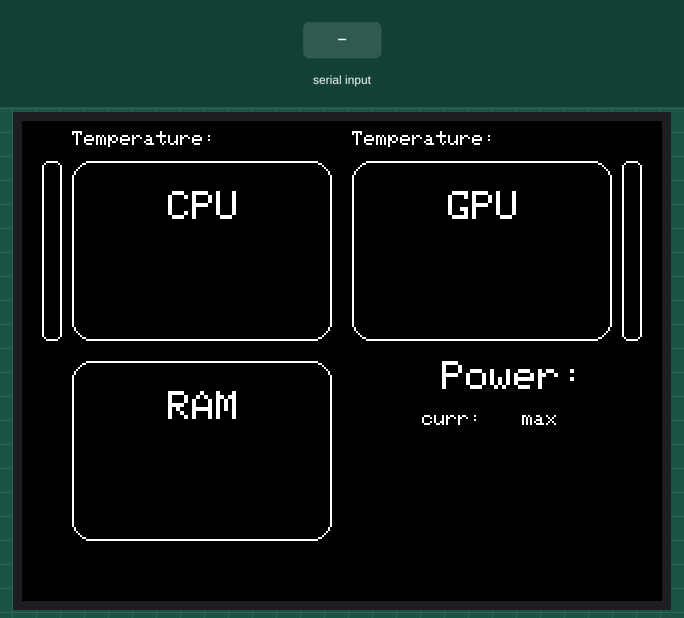
The sketch below on a simulated Arduino Uno, built with avr-gcc and run on an emulated ATmega328P. Shown: 320×240 colour display. The test bench sets the inputs (shaded band).

Above: at 1.3 s.
1.4 s: "90,45,200,10\n" received over Serial
At 2.47 s:
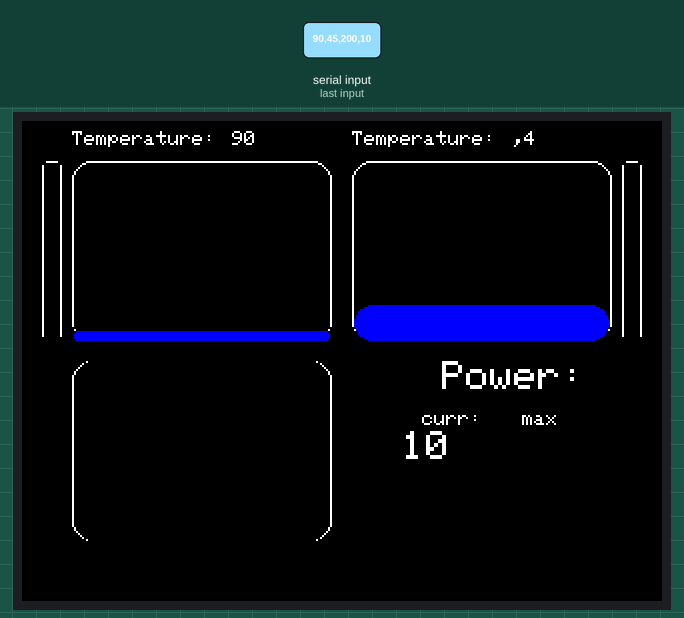
At 3.5 s:
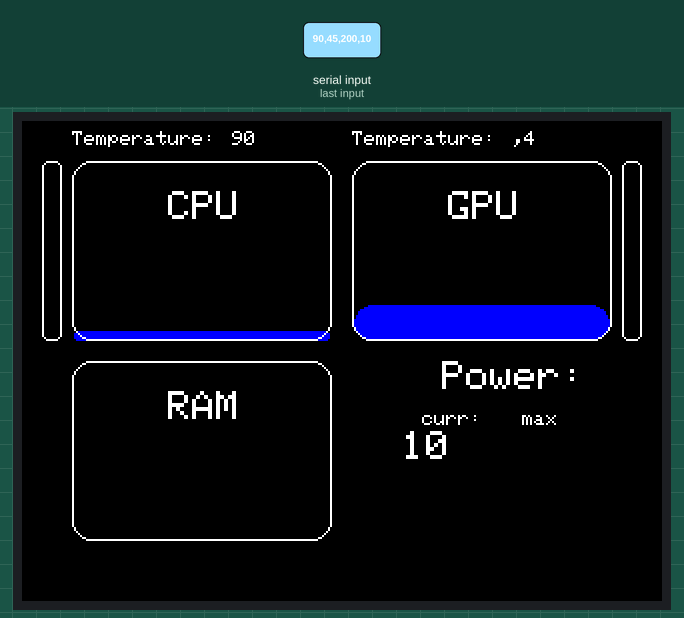
3.9 s: "30,150,10\n" received over Serial
At 5.4 s:
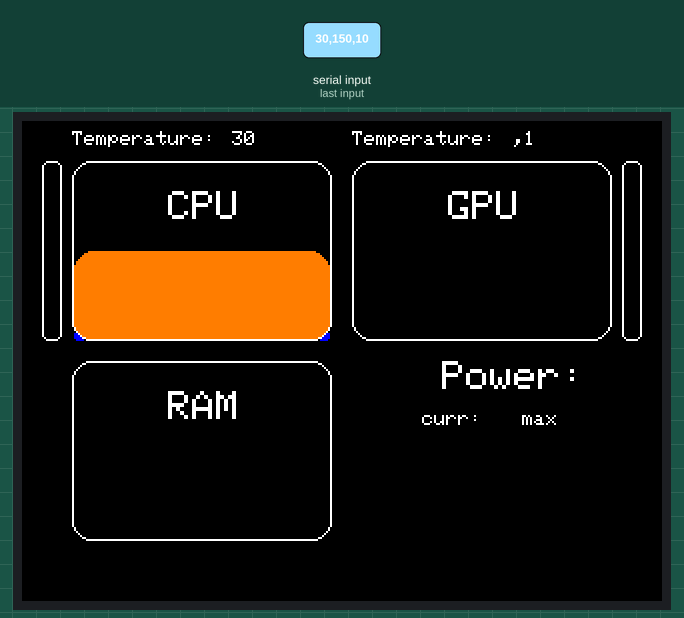
Timing chart, 0 to 6.9 s (numbered marks = the images above; inputs shaded):
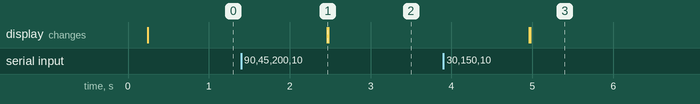

Measured:
- after the input at 1.4 s, the display: changes after 1.1 s (image 1)
- after the input at 3.9 s, the display: first changes after 1.1 s (image 3 shows a later state)

The sketch:

infoDisplay.ino
```cpp
#include <Elegoo_GFX.h>    // Core graphics library
#include <Elegoo_TFTLCD.h> // Hardware-specific library

#define LCD_CS A3 // Chip Select goes to Analog 3
#define LCD_CD A2 // Command/Data goes to Analog 2
#define LCD_WR A1 // LCD Write goes to Analog 1
#define LCD_RD A0 // LCD Read goes to Analog 0

#define LCD_RESET A4

//some colors
#define  BLACK   0x0000
#define BLUE    0x001F
#define RED     0xF800
#define GREEN   0x07E0
#define CYAN    0x07FF
#define MAGENTA 0xF81F
#define YELLOW  0xFFE0
#define WHITE   0xFFFF
#define ORANGE  0xFBE0


Elegoo_TFTLCD tft(LCD_CS, LCD_CD, LCD_WR, LCD_RD, LCD_RESET);


void setup() {

  tft.reset();

  uint16_t identifier = tft.readID();

  //
  if(identifier == 0x9325) {
    Serial.println(F("Found ILI9325 LCD driver"));
  } else if(identifier == 0x9328) {
    Serial.println(F("Found ILI9328 LCD driver"));
  } else if(identifier == 0x4535) {
    Serial.println(F("Found LGDP4535 LCD driver"));
  }else if(identifier == 0x7575) {
    Serial.println(F("Found HX8347G LCD driver"));
  } else if(identifier == 0x9341) {
    Serial.println(F("Found ILI9341 LCD driver"));
  } else if(identifier == 0x8357) {
    Serial.println(F("Found HX8357D LCD driver"));
  } else if(identifier==0x0101)
  {
      identifier=0x9341;
       Serial.println(F("Found 0x9341 LCD driver"));
  }
  else if(identifier==0x1111)
  {
      identifier=0x9328;
       Serial.println(F("Found 0x9328 LCD driver"));
  }
  else {
    Serial.print(F("Unknown LCD driver chip: "));
    Serial.println(identifier, HEX);
    Serial.println(F("If using the Elegoo 2.8\" TFT Arduino shield, the line:"));
    Serial.println(F("  #define USE_Elegoo_SHIELD_PINOUT"));
    Serial.println(F("should appear in the library header (Elegoo_TFT.h)."));
    Serial.println(F("If using the breakout board, it should NOT be #defined!"));
    Serial.println(F("Also if using the breakout, double-check that all wiring"));
    Serial.println(F("matches the tutorial."));
    identifier=0x9328;

  }


  tft.begin(identifier);
  Serial.begin(9600);


}


boolean firstStart = true;
const double barFactor = 0.9;
const double ramBarFactor = 5.625; //16GB RAM
const double gpuFanFactor = 0.024;

//Previous values
String cpuTempp ="";
String gpuTempp ="";
String cpuUsagep ="";
String gpuUsagep ="";
String ramUsagep ="";
String powerDrawp = "";
String powerDrawMaxp = "";
String gpuFanp = "";
String cpuFanp = "";


//*Update functions*

//update cpuBar
void updateCpuBar(String usage){
  if(!usage.equals(cpuUsagep) or cpuUsagep.equals("")){
    int barpos = 110-usage.toInt()*barFactor;
    tft.fillRoundRect(26, 21, 128, 90,10, BLACK);

    int u = usage.toInt();
    if(u < 30){
      tft.fillRoundRect(26, barpos, 128, 110-barpos,10, BLUE);
    }
    else if(u >= 30 and u <=70){
      tft.fillRoundRect(26, barpos, 128, 110-barpos,10, ORANGE);
    }
    else{
     tft.fillRoundRect(26, barpos, 128, 110-barpos,10, RED);
    }

    cpuFanp = usage;

  }
}
//update Cpu temperature
void updateCpuTemp(String temp){
   if(!temp.equals(cpuTempp) or cpuTempp.equals("")){
    tft.setCursor(105, 5);
    tft.fillRect(105, 0, 20, 20, BLACK);
    tft.print(temp);
    cpuTempp = temp;
   }
  }

//update Gpu Temperature
void updateGpuTemp(String temp){
   if(!temp.equals(cpuTempp) or cpuTempp.equals("")){
    tft.setCursor(245, 5);
    tft.fillRect(245, 0, 20, 20, BLACK);
    tft.print(temp);
    cpuTempp = temp;
   }
  }

//update Gpu bar
void updateGpuBar(String usage){
  if(!usage.equals(gpuUsagep) or gpuUsagep.equals("")){
    int barpos = 110-usage.toInt()*barFactor;
    tft.fillRoundRect(166, 21, 128, 90, 10, BLACK);

    int u = usage.toInt();
    if(u < 30){
      tft.fillRoundRect(166, barpos, 128, 110-barpos, 10, BLUE);
    }
    else if(u >= 30 and u<=70){
      tft.fillRoundRect(166, barpos, 128, 110-barpos, 10, ORANGE);
    }
    else{
     tft.fillRoundRect(166, barpos, 128, 110-barpos, 10, RED);
    }
    gpuUsagep = usage;

  }
}

//update Gpu fan bar
void updateGpuFanBar(String usage){
  if(!usage.equals(gpuFanp) or gpuFanp.equals("")){
    int barpos = 110-usage.toInt()*barFactor;
    tft.fillRect(301, 21, 8, 90, BLACK);

    int u = usage.toInt();
    if(u < 30){
      tft.fillRect(301, barpos, 8, 110-barpos, BLUE);
    }
    else if(u >= 30 and u<=70){
      tft.fillRect(301, barpos, 8, 110-barpos, ORANGE);
    }
    else{
     tft.fillRect(301, barpos, 8, 110-barpos, RED);
    }
    gpuFanp = usage;

  }
}

//update cpu fan bar
void updateCpuFanBar(String usage){
  if(!usage.equals(cpuFanp) or cpuFanp.equals("")){

    int u = usage.toInt();
    double usagetemp = ((double)u / 1900)* 100;
    int usagePercent = (int)usagetemp;
    int barpos = 110-usagePercent*barFactor;
    tft.fillRect(11, 21, 8, 90, BLACK);

    if(usagePercent < 30){
      tft.fillRect(11, barpos, 8, 110-barpos, BLUE);
    }
    else if(usagePercent >= 30 and usagePercent<=70){
      tft.fillRect(11, barpos, 8, 110-barpos, ORANGE);
    }
    else{
     tft.fillRect(11, barpos, 8, 110-barpos, RED);
    }
    cpuFanp = usage;

  }
}

//update update ram bar
void updateRamBar(String usage){
  if(!usage.equals(ramUsagep) or ramUsagep.equals("")){
    int barpos = 210-usage.toInt()*ramBarFactor;
    tft.fillRoundRect(26, 120, 128, 90, 10, BLACK);


    int u = usage.toInt();
    if(u < 30){
      tft.fillRoundRect(26, barpos, 128, 210-barpos, 10, BLUE);
    }
    else if(u >= 30 and u <=70){
      tft.fillRoundRect(26, barpos, 128, 210-barpos, 10, ORANGE);
    }
    else{
     tft.fillRoundRect(26, barpos, 128, 210-barpos, 10, RED);
    }
    ramUsagep = usage;

  }
}

//update current draw
void updateCurrentDraw(String usage){
  if(!usage.equals(powerDrawp) or powerDrawp.equals("")){
    tft.fillRect(190, 155, 40, 20, BLACK);
    tft.setCursor(190, 155); tft.setTextSize(2);
    tft.print(usage);
    powerDrawp = usage;
  }
}

//update max draw
void updateMaxDraw(String usage){
  if(!usage.equals(powerDrawMaxp) or powerDrawMaxp.equals("")){
    tft.fillRect(240, 155, 40, 20, BLACK);
    tft.setCursor(240, 155); tft.setTextSize(2);
    tft.print(usage);
    powerDrawMaxp = usage;
  }
}


void loop() {

  if(firstStart == true){
    //Background Color
    tft.fillScreen(BLACK);
    //Horizontal orientation
    tft.setRotation(1);
    firstStart = false;
  }

  //draw Rectangles for CPU/GPU/RAM...

  //CPU rectangle (top left)
  tft.drawRoundRect(25, 20, 130, 90, 10, WHITE);
  //CPU FAN Rectangle
  tft.drawRoundRect(10, 20, 10, 90, 3, WHITE);
  //GPU rectangle (top right)
  tft.drawRoundRect(165, 20, 130, 90, 10, WHITE);
  //GPUFAN rectangle
  tft.drawRoundRect(300, 20, 10, 90, 3, WHITE);
  //RAM rectangle (buttom left)
  tft.drawRoundRect(25, 120, 130, 90, 10, WHITE);
  //POWER rectangle
  //tft.drawRect(165, 120, 130, 40, 10, WHITE);

  //CPU text
  tft.setCursor(73, 35); tft.setTextSize(2);
  tft.print("CPU");

  //CPU temperature
  tft.setCursor(25, 5); tft.setTextSize(1);
  tft.print("Temperature: ");

  //GPU text
  tft.setCursor(213, 35);tft.setTextSize(2);
  tft.print("GPU");

  //GPU temperature
  tft.setCursor(165, 5); tft.setTextSize(1);
  tft.print("Temperature: ");

  //RAM text
  tft.setCursor(73, 135); tft.setTextSize(2);
  tft.print("RAM");

  //Power text
  tft.setCursor(210, 120);
  tft.print("Power:");

  //curr(ently) text
  tft.setCursor(200, 145); tft.setTextSize(1);
  tft.print("curr:");

  //max text
  tft.setCursor(250, 145);
  tft.print("max");

  //time text
  //tft.setCursor(200, 175);
  //tft.print("Operation time");


  //Reading Serial input
  if(Serial.available() > 1){
      String infoAll = Serial.readString(); //pattern: cpuTemp(0-2) | gpuTemp(2-4) | cpuUsage(4-6) | gpuUsage(6-8)...
      String cpuTemp = infoAll.substring(0,2);
      String gpuTemp = infoAll.substring(2,4);
      String cpuUsage = infoAll.substring(4,6);
      String gpuUsage = infoAll.substring(6,8);
      String ramUsage = infoAll.substring(8, 10);
      String powerDraw = infoAll.substring(10, 13);
      String powerDrawM = infoAll.substring(13, 16);
      String gpuFan = infoAll.substring(16, 19);
      String cpuFan = infoAll.substring(19, 23);

      updateCpuBar(cpuUsage);
      updateGpuBar(gpuUsage);
      updateCpuTemp(cpuTemp);
      updateGpuTemp(gpuTemp);
      updateRamBar(ramUsage);
      updateCurrentDraw(powerDraw);
      updateMaxDraw(powerDrawM);
      updateGpuFanBar(gpuFan);
      updateCpuFanBar(cpuFan);


  }


}
```
